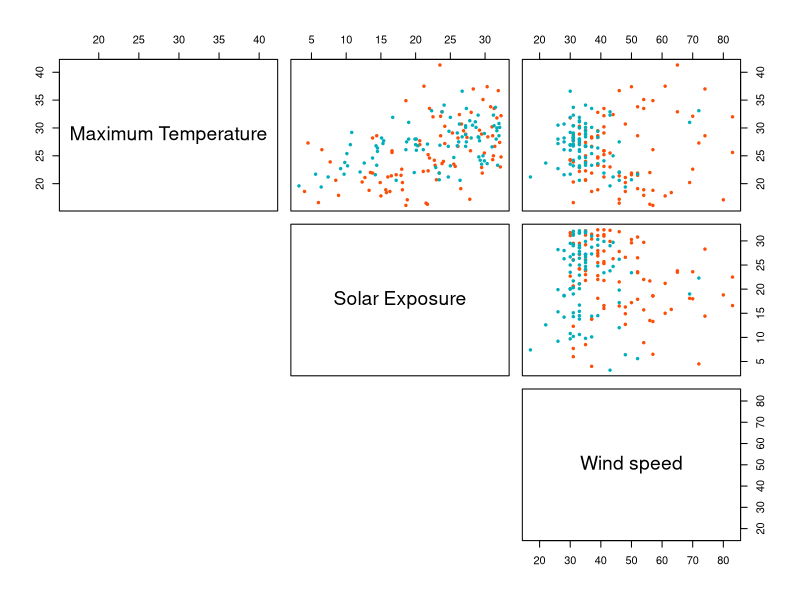
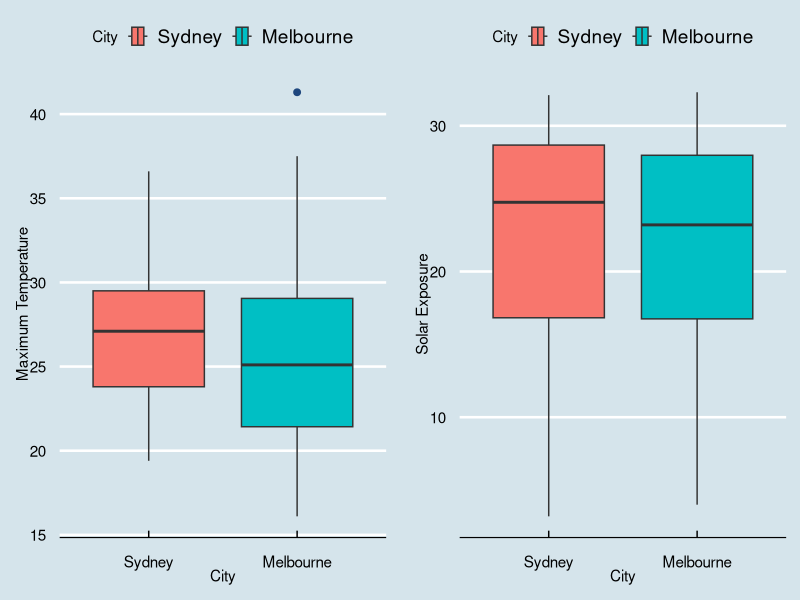
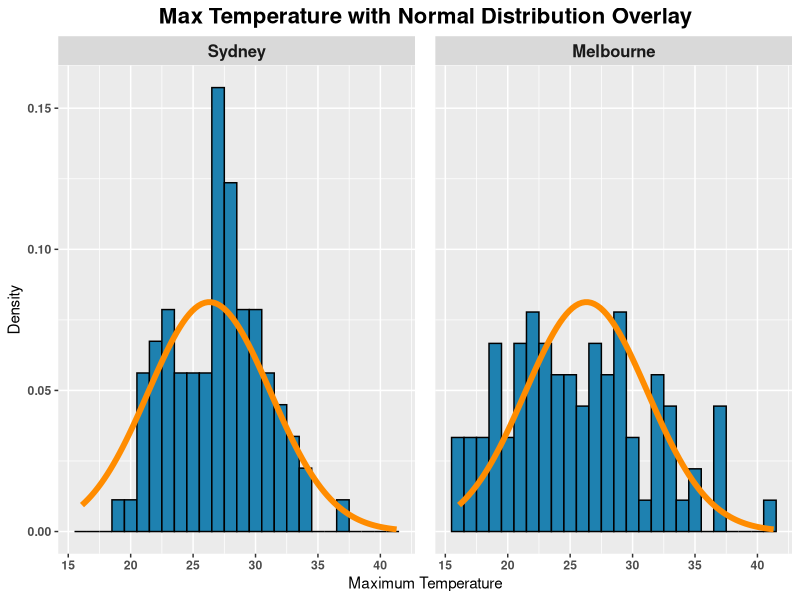
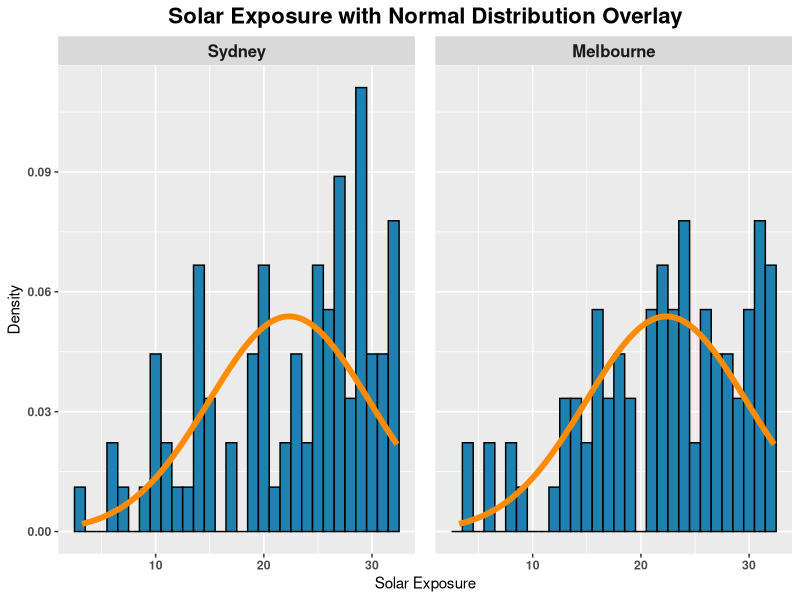

Here is the R script that generated these plots, in order:
## ---- chunk 1
# This is a chunk where you can load the necessary packages required to reproduce the report
library(readr)
library(dplyr)
library(Hmisc)
library(ggplot2)
library(gridExtra)
library(viridis)
library(ggthemes)
library(psych)
## ---- chunk 2
# This is a chunk for your Data section. 
melb_climate <- read_csv("./data/Climate Data Melbourne.csv")

syd_climate <- read_csv("./data/Climate Data Sydney.csv")

syd_climate <- syd_climate %>% select(-6) 
syd_climate <- syd_climate %>% rename("Wind speed" = "maximum wind speed")

# Main Dataframe
climate_df <- rbind(melb_climate, syd_climate)

dim(climate_df)
str(climate_df)
describe(climate_df[c(5,6,7)])

climate_df$`Station number` <- as.factor(climate_df$`Station number`)
levels(climate_df$`Station number`)
levels(climate_df$`Station number`) <- c("Sydney", "Melbourne")

climate_df$Month <- as.factor(climate_df$Month)
levels(climate_df$Month)
levels(climate_df$Month) <- c("January","February","December")

climate_df <- climate_df %>% rename("City" = "Station number")

is.na(climate_df$`Maximum Temperature`) %>% which()

## ---- chunk 3

my_cols <- c("#00AFBB", "#FC4E07")  

pairs(climate_df[,5:7], pch = 19,  cex = 0.5,
      col = my_cols[climate_df$City],
      lower.panel=NULL)
## ---- chunk 4
# This is a chunk for your Summary Statistics section. 
climate_df %>% group_by(City) %>% 
  summarise(Mean = mean(`Maximum Temperature`, na.rm = TRUE), 
            Median = median(`Maximum Temperature`, na.rm = TRUE),
            SD = sd(`Maximum Temperature`, na.rm = TRUE),
            First_Quantile = quantile(`Maximum Temperature`,
                                      na.rm = TRUE,probs = c(0.25)),
            Third_Quantile = quantile(`Maximum Temperature`,
                                      na.rm = TRUE,probs = c(0.75)),
            IQR = IQR(`Maximum Temperature`, na.rm = TRUE),
            Minimum = min(`Maximum Temperature`, na.rm = TRUE),
            Maximum = max(`Maximum Temperature`, na.rm = TRUE ))
 

# Descriptive Statistics grouped by city(`Solar Exposure`).

climate_df %>% group_by(City) %>% 
  summarise(Mean = mean(`Solar Exposure`), 
            Median = median(`Solar Exposure`),
            SD = sd(`Solar Exposure`),
            First_Quantile = quantile(`Solar Exposure`,probs = c(0.25)),
            Third_Quantile = quantile(`Solar Exposure`,probs = c(0.75)),
            IQR = IQR(`Solar Exposure`),
            Minimum = min(`Solar Exposure`),
            Maximum = max(`Solar Exposure`))


max_temp_boxplot <- climate_df %>% ggplot(aes(`Maximum Temperature`, City)) +
  geom_boxplot(aes(fill = City), outlier.colour = "#1F477E", 
               outlier.size = 2,
               na.rm = TRUE) +
  coord_flip() +
  theme_economist()

sol_exp_boxplot <- climate_df %>% ggplot(aes(`Solar Exposure`, `City`)) +
  geom_boxplot(aes(fill = City)) +
  coord_flip() +
  theme_economist()

grid.arrange(max_temp_boxplot, sol_exp_boxplot, ncol = 2)

## ---- chunk 5
# This is a chunk for your Distribution Fitting section. 
max_temp_hist <- climate_df %>% ggplot(aes(`Maximum Temperature`)) +
  geom_histogram(aes(y = after_stat(density)),
                 binwidth = 1, col = "black", fill = "#1e81b0", na.rm = TRUE) +
  geom_function(fun = dnorm,
                args = list(mean = mean(climate_df$`Maximum Temperature`, na.rm = TRUE),
                            sd = sd(climate_df$`Maximum Temperature`, na.rm = TRUE)),
                col = "darkorange", linewidth = 2) +
  facet_wrap(City~.) +
  ggtitle("Max Temperature with Normal Distribution Overlay") +
  xlab("Maximum Temperature") +
  ylab("Density") +
  theme(plot.title = element_text(hjust = 0.5, face = "bold", size = 16),
        axis.text = element_text(face = "bold"),
        strip.text = element_text(face = "bold", size = 12),
        panel.spacing = unit(1, "lines"))

max_temp_hist


sol_exp_hist <- climate_df %>% ggplot(aes(`Solar Exposure`)) +
  geom_histogram(aes(y = after_stat(density)),
                 binwidth = 1, col = "black", fill = "#1e81b0") +
  geom_function(fun = dnorm,
                args = list(mean = mean(climate_df$`Solar Exposure`),
                            sd = sd(climate_df$`Solar Exposure`)),
                col = "darkorange", linewidth = 2) +
  facet_wrap(City~.) +
  ggtitle("Solar Exposure with Normal Distribution Overlay") +
  xlab("Solar Exposure") +
  ylab("Density") +
  # theme_economist() +
  theme(plot.title = element_text(hjust = 0.5, face = "bold", size = 16),
        axis.text = element_text(face = "bold"),
        strip.text = element_text(face = "bold", size = 12),
        panel.spacing = unit(1, "lines"),
        panel.background = ) 


sol_exp_hist
